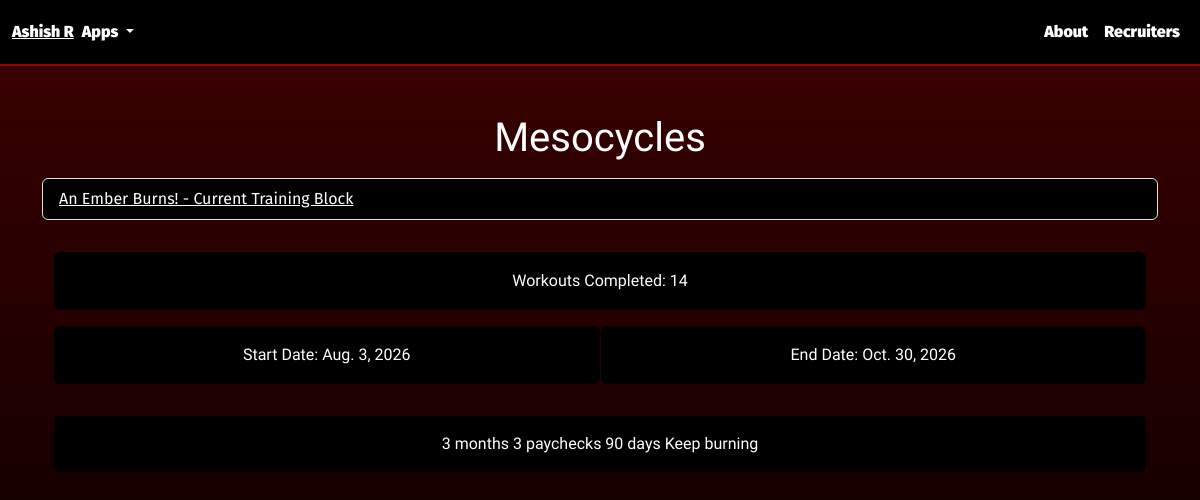
The page /PotentialUnleashed/mesocycles on the database its author committed.
### PotentialUnleashed/models.py (models this page shows, shortened)
class Mesocycle(models.Model):
    name = models.CharField(default="Please Add Name", null=False, blank=False, unique=True, max_length=100)
    notes = models.TextField(blank=True)
    startDate = models.DateField(null=False, blank=False)
    endDate = models.DateField(null=True, blank=True)
    is_current = models.BooleanField(default=False)
    def __str__(self):
        return self.name
    def __repr__(self):
        return self.name

### PotentialUnleashed/views.py (the view)
# urls.py: path("mesocycles", views.mesocycles, name="mesocycles"),
def mesocycles(request):
    mesocycles = Mesocycle.objects.all().order_by("-id")
    current_mesocycle = Mesocycle.objects.last()
    print("CURRENT MESOCYCLE: ", current_mesocycle)
    print(mesocycles)
    workoutsCompleted = len(current_mesocycle.workouts.all())
    mesocycleStartDate = current_mesocycle.startDate
    mesocycleEndDate = current_mesocycle.endDate
    mesocycleNotes = current_mesocycle.notes
    return render(request, "PotentialUnleashed/mesocycles.html",
                  context={"mesocycles": mesocycles,
                           "current_mesocycle":current_mesocycle,
                           "workoutsCompleted": workoutsCompleted,
                           "mesocycleStartDate": mesocycleStartDate,
                           "mesocycleEndDate": mesocycleEndDate,
                            "mesocycleNotes": mesocycleNotes})

### PotentialUnleashed/templates/PotentialUnleashed/mesocycles.html (shortened to what this page needs)
{% extends 'PotentialUnleashed/base.html' %}
{% load static %}
{% block css %} <link rel="stylesheet" href="{% static 'PotentialUnleashed/mesocycles.css' %}"> {% endblock %}
{% block body %}
<div class="container my-5">
    <h1 class="banner text-center text-white boldonse-regular mb-3">Mesocycles</h1>
    {% if mesocycles %}
        <ol class="list-group">
            {% for mesocycle in mesocycles %}
                {% if mesocycle == current_mesocycle %}
                    <li class="list-group-item fira-sans-regular ">
                        <a href="{% url 'Potential_Unleashed:workoutsPerMesocycle' mesocycle_id=mesocycle.id %}">{{ mesocycle }} - Current Training Block</a>
                    </li>
                {% else %}
                    <li class="list-group-item fira-sans-regular ">
                        <a href="{% url 'Potential_Unleashed:workoutsPerMesocycle' mesocycle_id=mesocycle.id %}">{{ mesocycle }}</a>
                    </li>
                {% endif %}
            {% endfor %}
        </ol>
        <div class="card-container container">
            <div class="card boldonse-regular full-card text-center">
                Workouts Completed: {{ workoutsCompleted }}
            </div>
            <div class="half-card-container">
                <div class="card border  border-black boldonse-regular half-card text-center">
                    Start Date: {{ mesocycleStartDate }}
                </div>
                <div class="card border  border-black boldonse-regular half-card text-center">
                    End Date: {{ mesocycleEndDate }}
                </div>
            </div>
        </div>
        <div class="container">
            <div class="notes-container ">
                <p class="boldonse-regular">
                    {{ mesocycleNotes }}
                </p>
            </div>
        </div>
    {% else %}
        <h1 class="text-center fs-1">Please return to the homepage</h1>
        <a href="#" class="btn btn-lg btn-primary text-center">Home</a>
    {% endif %}
</div>
{% endblock %}

### PotentialUnleashed/static/PotentialUnleashed/base.css (style rules this page uses)
body { margin: 0; background: linear-gradient(0deg, #000000, #3D0000); background-attachment: fixed; background-repeat: no-repeat; min-height: 100vh; }
.fira-sans-regular { font-family: "Fira Sans", sans-serif; font-weight: 400; font-style: normal; }
.boldonse-regular { font-family: "Boldonse", system-ui; font-weight: 400; font-style: normal; }

### PotentialUnleashed/static/PotentialUnleashed/mesocycles.css (style rules this page uses)
.list-group { background-color: black; }
.list-group-item, .list-group-item a { background-color: black; color: white; }
.card-container { margin-top: 2rem; }
.card-container .card { background-color: #000000; color:white; }
.card-container .full-card { margin-bottom: 1rem; border-radius: 6px; border: 1px solid black; padding: 1rem 0.5rem 1rem 0.5rem; }
.card-container .half-card-container { display: flex; justify-content: space-evenly; gap: 1px; }
.card-container .half-card-container .half-card { padding: 1rem 0.5rem 1rem 0.5rem; width: 100%; }
.notes-container { margin-top: 2rem; border-radius: 6px; background-color: #000000; }
.notes-container p { color: white; padding: 1rem 0.5rem; text-align: center; }

### rows shown on the page
Mesocycle: name "An Ember Burns!", startDate "Aug. 3, 2026", endDate "Oct. 30, 2026", notes "3 months 3 paychecks 90 days Keep burning"

### other values the page prints
{{ workoutsCompleted }} "14"
